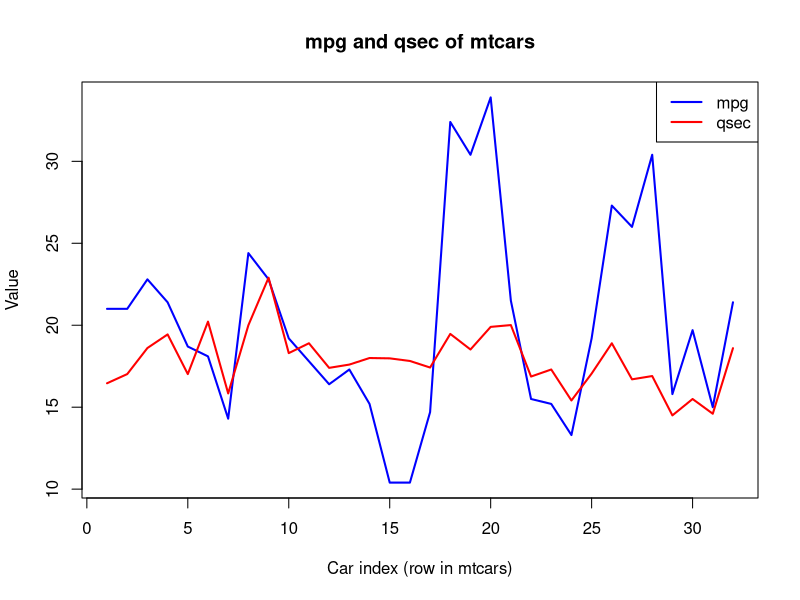

The R source for this figure:
# Day 2 - Q6: Multiple lines in one line chart with a single plot call (mpg and qsec of mtcars)
png("day2/output/q06_mtcars_lines.png", 750, 500)
matplot(mtcars[, c("mpg", "qsec")], type = "l", lty = 1, lwd = 2, col = c("blue", "red"),
        xlab = "Car index (row in mtcars)", ylab = "Value", main = "mpg and qsec of mtcars")
legend("topright", legend = c("mpg", "qsec"), col = c("blue", "red"), lty = 1, lwd = 2)
invisible(dev.off())
print(head(mtcars[, c("mpg", "qsec")]))
cat("Plot saved: day2/output/q06_mtcars_lines.png\n")
